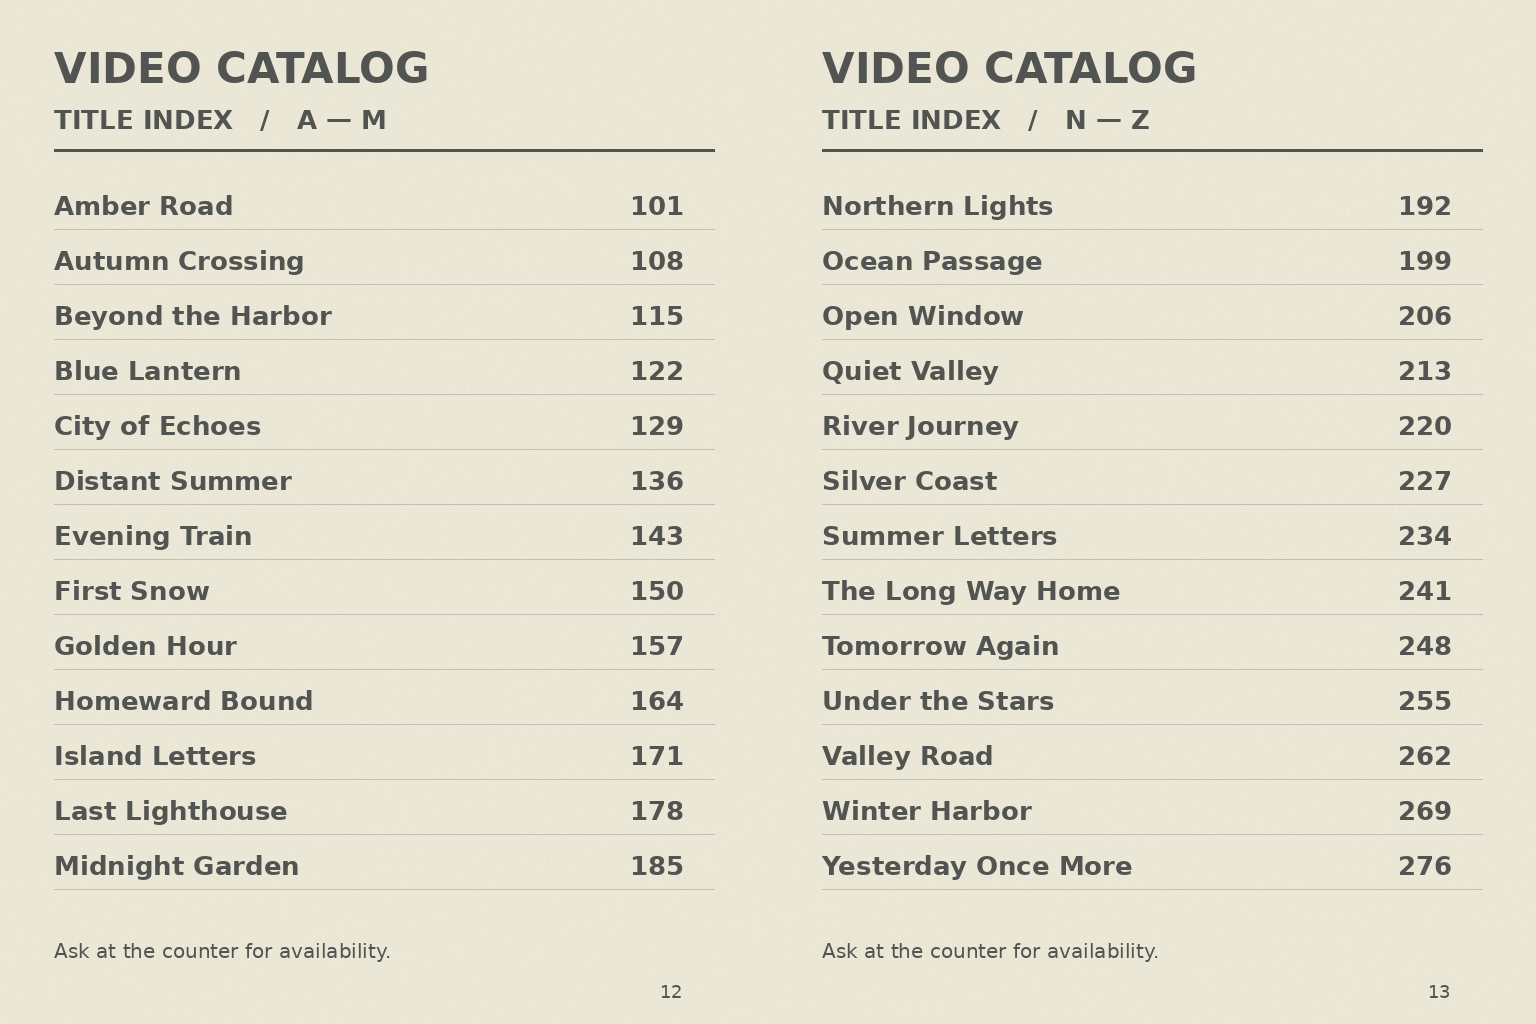

Python code for this plot:
"""Original fictional catalog spread. Run before catalog-podium.py; Pillow/DejaVu."""
from PIL import Image, ImageDraw, ImageFont
import random
random.seed(200)
atlas=Image.new('RGB',(1536,1024))
sets=[['Amber Road','Autumn Crossing','Beyond the Harbor','Blue Lantern','City of Echoes','Distant Summer','Evening Train','First Snow','Golden Hour','Homeward Bound','Island Letters','Last Lighthouse','Midnight Garden'],
      ['Northern Lights','Ocean Passage','Open Window','Quiet Valley','River Journey','Silver Coast','Summer Letters','The Long Way Home','Tomorrow Again','Under the Stars','Valley Road','Winter Harbor','Yesterday Once More']]
for page,names in enumerate(sets):
 im=Image.new('RGB',(768,1024),(235,231,214));p=im.load()
 for y in range(1024):
  for x in range(768):
   d=random.choice([-2,-1,0,0,1,2]);p[x,y]=(235+d,231+d,214+d)
 d=ImageDraw.Draw(im)
 def f(size):
  suffix='-Bold' if size>=24 else ''
  return ImageFont.truetype('/usr/share/fonts/truetype/dejavu/DejaVuSans'+suffix+'.ttf',size)
 c=(82,84,81)  # ink ~.08 linear reflectance, rather than absolute black
 d.text((54,44),'VIDEO CATALOG',font=f(42),fill=c)
 d.text((54,104),'TITLE INDEX   /   '+('A — M' if page==0 else 'N — Z'),font=f(26),fill=c)
 d.line((54,150,714,150),fill=c,width=3)
 for i,title in enumerate(names):
  y=190+i*55;d.text((54,y),title,font=f(26),fill=c)
  d.text((630,y),str(101+(i+page*13)*7),font=f(26),fill=c)
  d.line((54,y+39,714,y+39),fill=(195,191,176))
 d.text((54,939),'Ask at the counter for availability.',font=f(20),fill=c)
 d.text((660,981),str(12+page),font=f(18),fill=c)
 atlas.paste(im,(page*768,0))
atlas.save(__file__.replace('-print.py','-print.png'))
